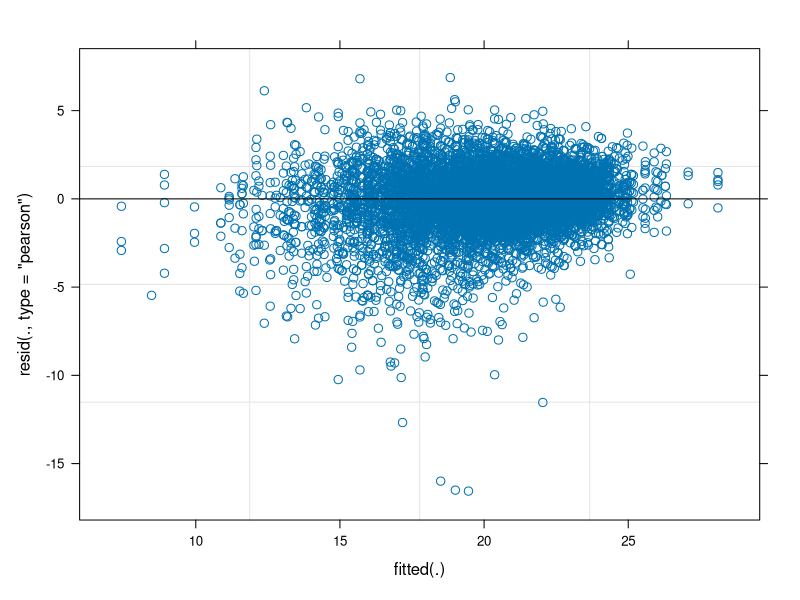
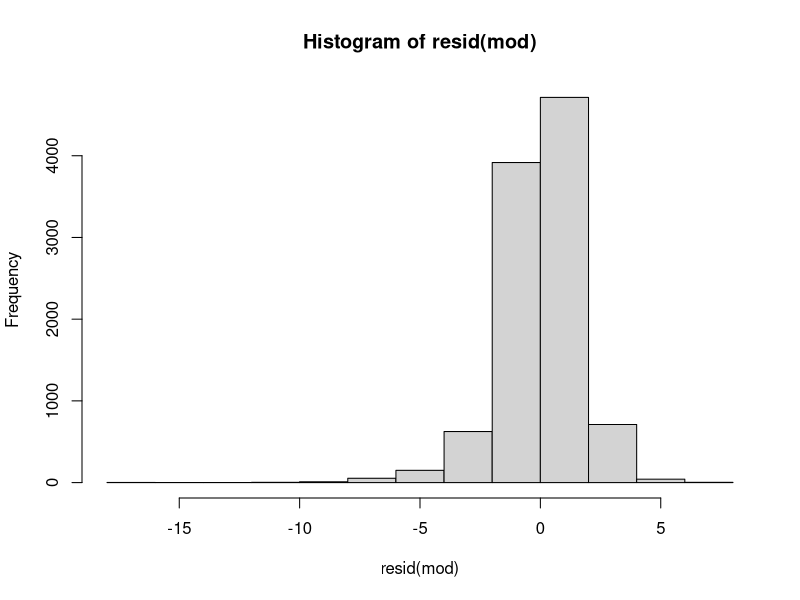
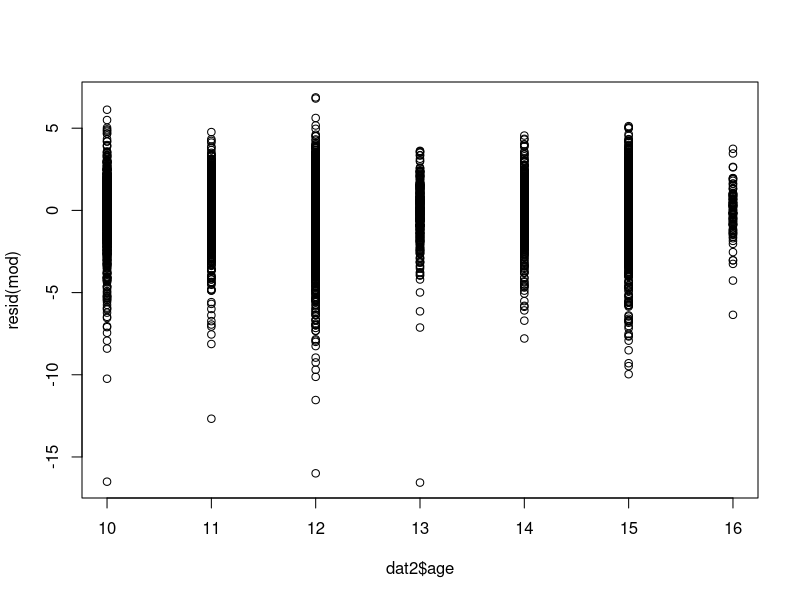
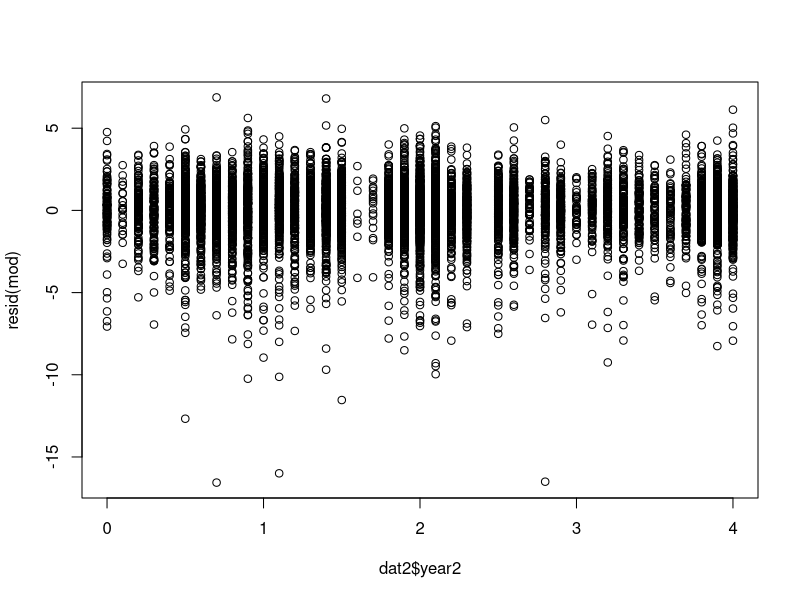
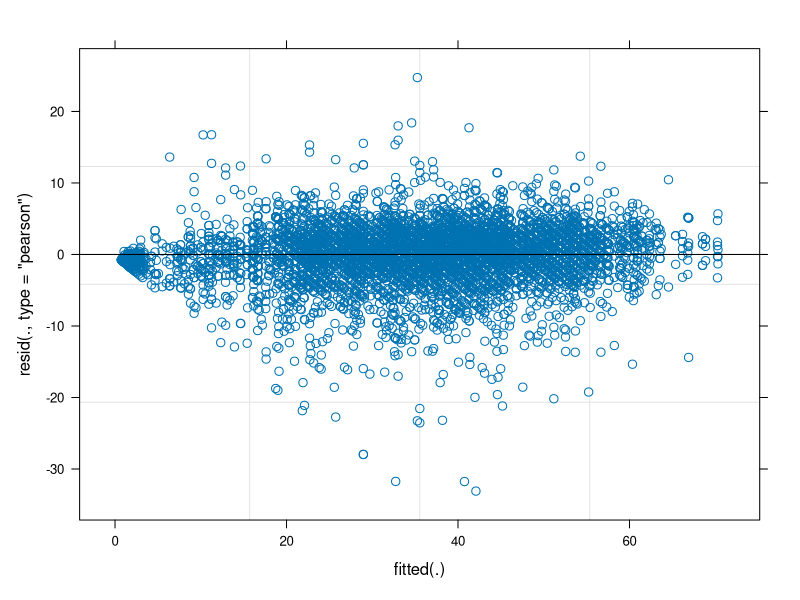
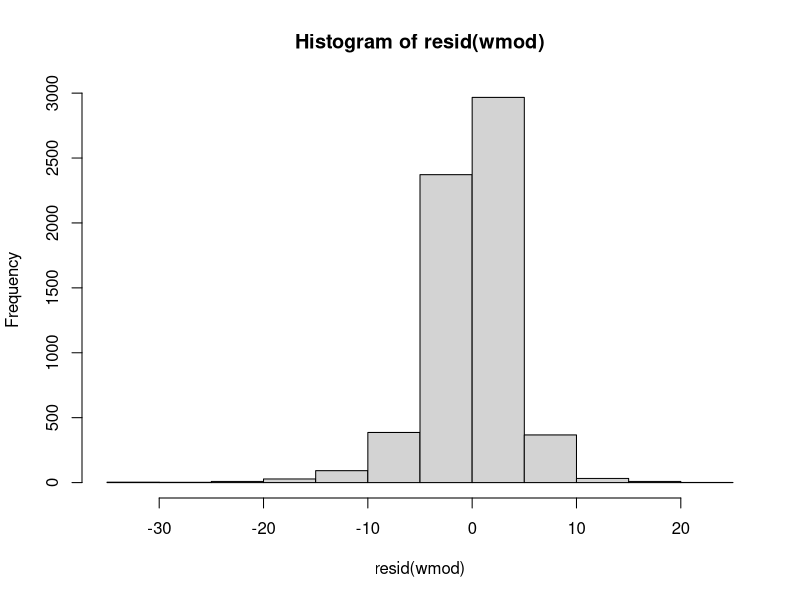
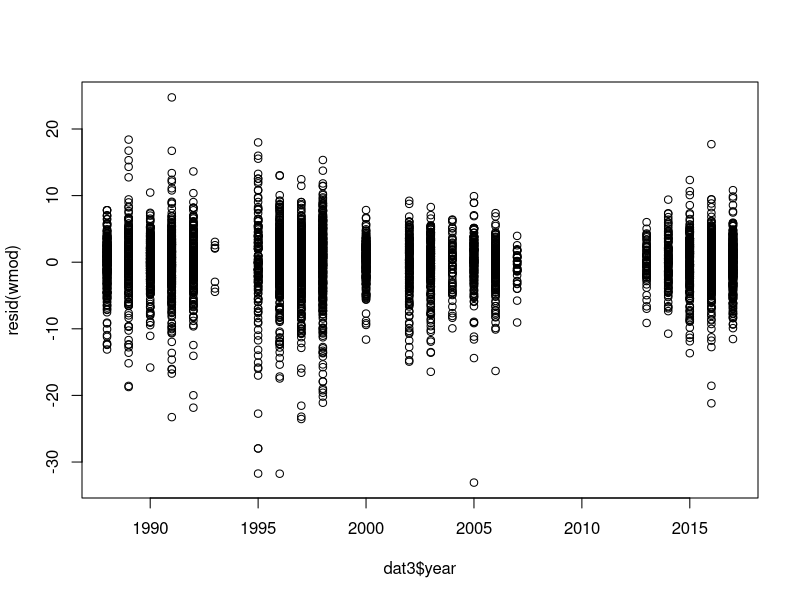
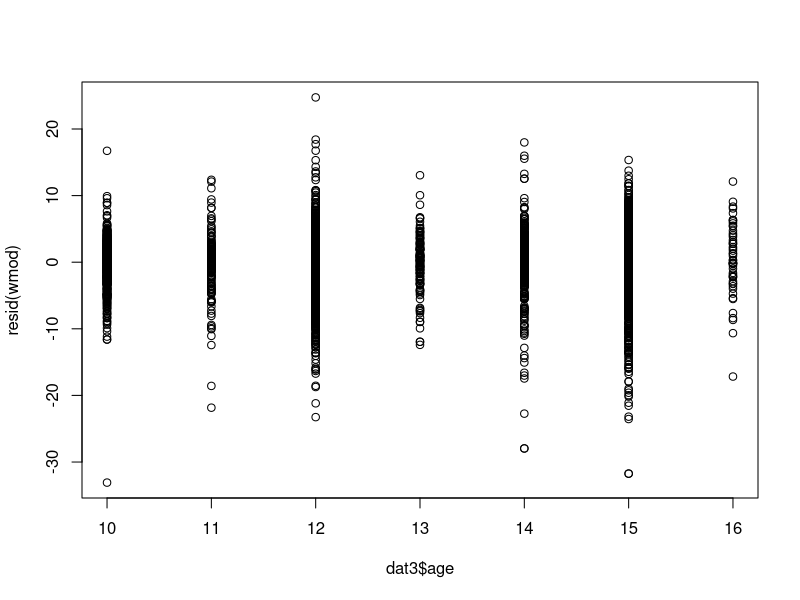

Reproduce these figures in R, in order. (Note: this script raises an error after producing the figures.)
#Are nestlings fledging at a lower weight than they did in the past? 


library(tidyverse)
library(lme4)
library(lmerTest)


dat <- read.csv("Long term nestling body size data.csv")

#Has nestling body mass growth (10-16 day old nestlings) changed over time?
dat2 <- dat %>% filter(mass <30 ) %>% group_by(nestlingID) %>% slice(which.min(abs(age)-12))

mod <- lmer(mass~age*year2 + (1|nestID), data=dat2, na.action="na.fail")

plot(mod)
hist(resid(mod))
plot(resid(mod)~dat2$age)
plot(resid(mod)~dat2$year2)
summary(mod)

anova(mod, test="F")

mam <- lmer(mass~age*year2 + (1|nestID), data=dat2, na.action="na.fail")
summary(mam)





#Has nestling wing chord growth (10-16 day old nestlings) changed over time?
dat3 <- dat %>% filter( ninprim<80 ) %>% group_by(nestlingID) %>% slice(which.min(abs(age)-12))

wmod <- lmer(ninprim~age*year2 + (1|nestID), data=dat3, na.action="na.fail")
plot(wmod)
hist(resid(wmod))
plot(resid(wmod)~dat3$year)
plot(resid(wmod)~dat3$age)
#looks good. Although there is a fairly large chunk of time where we are missing measurements
summary(wmod)
dredge(wmod)
anova(wmod)

wmam <- lmer(ninprim~age*year2 + (1|nestID), data=dat3, na.action="na.fail")
summary(wmam)
anova(wmam)
